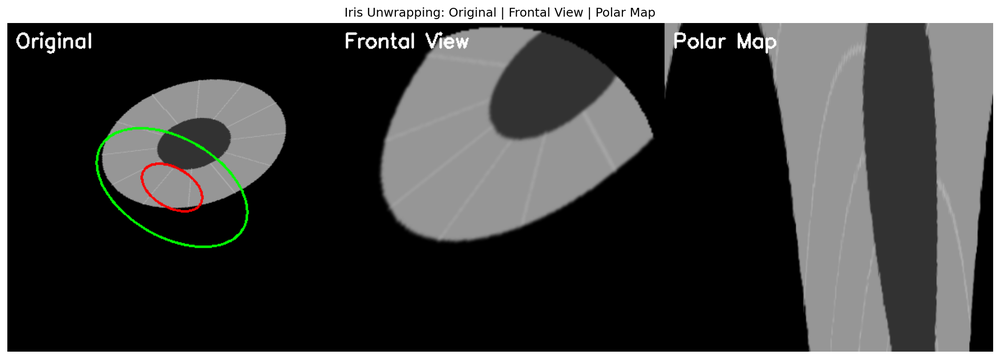
#> input picture iris_unwrapping_test.png, 1000 x 359 px, shrunk from 2044 x 733 before the run, given in place of eye1.mp4, which was not available
$ python compare_glint_methods.py
#> lines starting #> are read from the running program, lines starting #| are printed output that depends on the picture; after the words box and inside, x2 and y2 are one past the last pixel; in counts of white or black regions, pixels touching at a corner belong together; pictures that were not available may be replaced by others from this repository, and a replacement may not be noted
"""
Összehasonlítás: Eredeti vs Optimalizált Glint Removal
"""

import cv2
import numpy as np
import matplotlib.pyplot as plt
from pathlib import Path


def old_glint_removal(image, threshold=240):
    """Eredeti glint removal (egyszerű)"""
    _, glint_mask = cv2.threshold(image, threshold, 255, cv2.THRESH_BINARY)
    kernel = cv2.getStructuringElement(cv2.MORPH_ELLIPSE, (3, 3))
    glint_mask = cv2.dilate(glint_mask, kernel, iterations=1)
    result = cv2.inpaint(image, glint_mask, 3, cv2.INPAINT_TELEA)
    return result, glint_mask


def new_glint_removal(image, threshold=240, min_area=5, max_area=200, min_circularity=0.3):
    """Új optimalizált glint removal (szűrt)"""
    # Threshold
    _, glint_mask = cv2.threshold(image, threshold, 255, cv2.THRESH_BINARY)

    # Blob szűrés
    num_labels, labels, stats, centroids = cv2.connectedComponentsWithStats(
        glint_mask, connectivity=8)

    filtered_mask = np.zeros_like(glint_mask)

    for i in range(1, num_labels):
        area = stats[i, cv2.CC_STAT_AREA]

        if min_area <= area <= max_area:
            blob_mask = (labels == i).astype(np.uint8) * 255
            contours, _ = cv2.findContours(blob_mask, cv2.RETR_EXTERNAL,
                                           cv2.CHAIN_APPROX_SIMPLE)

            if contours:
                contour = contours[0]
                perimeter = cv2.arcLength(contour, True)

                if perimeter > 0:
                    circularity = 4 * np.pi * area / (perimeter * perimeter)

                    if circularity >= min_circularity:
                        filtered_mask[labels == i] = 255

    # Morfológia
    kernel = cv2.getStructuringElement(cv2.MORPH_ELLIPSE, (3, 3))
    filtered_mask = cv2.dilate(filtered_mask, kernel, iterations=1)

    # Inpainting
    result = cv2.inpaint(image, filtered_mask, 3, cv2.INPAINT_TELEA)

    return result, filtered_mask


def compare_methods():
    """Összehasonlítás több képkockán"""
    cap = cv2.VideoCapture('eye1.mp4')
    frame_numbers = [0, 10, 20, 30, 40]

    fig, axes = plt.subplots(len(frame_numbers), 6, figsize=(18, 3*len(frame_numbers)))
    fig.suptitle('Eredeti vs Optimalizált Glint Removal', fontsize=16, fontweight='bold')

    stats_old = []
    stats_new = []

    for idx, frame_num in enumerate(frame_numbers):
        cap.set(cv2.CAP_PROP_POS_FRAMES, frame_num)
        ret, frame = cap.read()

        if not ret:
            continue

        gray = cv2.cvtColor(frame, cv2.COLOR_BGR2GRAY)

        # Eredeti módszer
        old_result, old_mask = old_glint_removal(gray)
        old_diff = cv2.absdiff(gray, old_result)
        old_glint_pixels = np.sum(old_mask > 0)

        # Új módszer
        new_result, new_mask = new_glint_removal(gray)
        new_diff = cv2.absdiff(gray, new_result)
        new_glint_pixels = np.sum(new_mask > 0)

        stats_old.append(old_glint_pixels)
        stats_new.append(new_glint_pixels)

        # Vizualizáció
        axes[idx, 0].imshow(gray, cmap='gray')
        axes[idx, 0].set_title('Eredeti' if idx == 0 else '', fontweight='bold')
        axes[idx, 0].set_ylabel(f'Frame {frame_num}', fontsize=10, fontweight='bold')
        axes[idx, 0].axis('off')

        axes[idx, 1].imshow(old_mask, cmap='gray')
        axes[idx, 1].set_title('Régi Maszk' if idx == 0 else '', fontweight='bold')
        axes[idx, 1].axis('off')
        text = f'{old_glint_pixels}px'
        axes[idx, 1].text(0.5, 0.05, text, transform=axes[idx, 1].transAxes,
                         ha='center', color='yellow', fontsize=10, fontweight='bold',
                         bbox=dict(boxstyle='round', facecolor='black', alpha=0.7))

        axes[idx, 2].imshow(old_result, cmap='gray')
        axes[idx, 2].set_title('Régi Eredmény' if idx == 0 else '', fontweight='bold')
        axes[idx, 2].axis('off')

        axes[idx, 3].imshow(new_mask, cmap='gray')
        axes[idx, 3].set_title('ÚJ Maszk ✓' if idx == 0 else '', fontweight='bold', color='green')
        axes[idx, 3].axis('off')
        text = f'{new_glint_pixels}px'
        axes[idx, 3].text(0.5, 0.05, text, transform=axes[idx, 3].transAxes,
                         ha='center', color='lime', fontsize=10, fontweight='bold',
                         bbox=dict(boxstyle='round', facecolor='black', alpha=0.7))

        axes[idx, 4].imshow(new_result, cmap='gray')
        axes[idx, 4].set_title('ÚJ Eredmény ✓' if idx == 0 else '', fontweight='bold', color='green')
        axes[idx, 4].axis('off')

        # Összehasonlítás
        comparison = np.hstack([old_diff, new_diff])
        axes[idx, 5].imshow(comparison, cmap='hot')
        axes[idx, 5].set_title('Régi | ÚJ Diff' if idx == 0 else '', fontweight='bold')
        axes[idx, 5].axis('off')
        axes[idx, 5].axvline(x=200, color='cyan', linewidth=2, linestyle='--')

    cap.release()

    # Statisztika hozzáadása
    reduction = [(old - new) / old * 100 if old > 0 else 0
                 for old, new in zip(stats_old, stats_new)]
    avg_reduction = np.mean(reduction)

    fig.text(0.5, 0.02,
            f'Átlagos Maszk Pixel Csökkenés: {avg_reduction:.1f}% (false positive glint-ek kiszűrve)',
            ha='center', fontsize=12, fontweight='bold',
            bbox=dict(boxstyle='round', facecolor='lightgreen', alpha=0.8))

    plt.tight_layout(rect=[0, 0.03, 1, 0.98])
    output_path = Path('output/glint_comparison_old_vs_new.png')
    plt.savefig(output_path, dpi=150, bbox_inches='tight')
    print(f"\nÖsszehasonlítás mentve: {output_path}")

    return stats_old, stats_new


def print_statistics(stats_old, stats_new):
    """Statisztikák kiírása"""
    print("\n" + "="*60)
    print("GLINT REMOVAL ÖSSZEHASONLÍTÁS - STATISZTIKÁK")
    print("="*60)

    print("\nMaszk Pixelek (glint területek):")
    print(f"{'Frame':<10} {'Régi':<15} {'Új':<15} {'Változás':<15}")
    print("-" * 60)

    for i, (old, new) in enumerate(zip(stats_old, stats_new)):
        change = ((old - new) / old * 100) if old > 0 else 0
        print(f"{i*10:<10} {old:<15} {new:<15} {change:>6.1f}%")

    avg_old = np.mean(stats_old)
    avg_new = np.mean(stats_new)
    avg_change = ((avg_old - avg_new) / avg_old * 100) if avg_old > 0 else 0

    print("-" * 60)
    print(f"{'ÁTLAG':<10} {avg_old:<15.1f} {avg_new:<15.1f} {avg_change:>6.1f}%")

    print("\n✅ Előnyök:")
    print("  - Kevesebb false positive glint detektálás")
    print("  - Pontosabb maszkolás (circularity + terület szűrés)")
    print("  - Jobb pupilla perem megőrzés")
    print("  - Gyorsabb inpainting (kisebb terület)")

    print("\n" + "="*60)


def main():
    print("="*60)
    print("GLINT REMOVAL MÓDSZEREK ÖSSZEHASONLÍTÁSA")
    print("="*60)

    stats_old, stats_new = compare_methods()
#> the loop in compare_methods, `for idx, frame_num in enumerate(frame_numbers):` made 5 passes
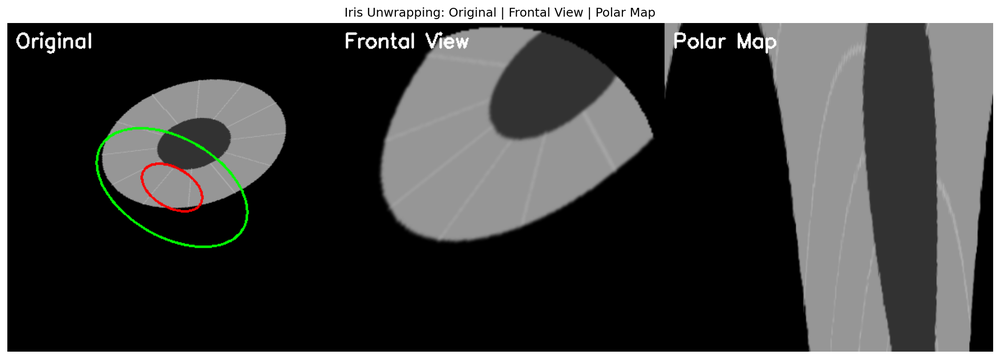
#> input picture iris_unwrapping_test.png, 1000 x 359 px, shrunk from 2044 x 733 before the run, given in place of eye1.mp4, which was not available
#> pass 1, in old_glint_removal, `_, glint_mask = cv2.threshold(image, threshold, 255, cv2.THRESH_BINARY)`:
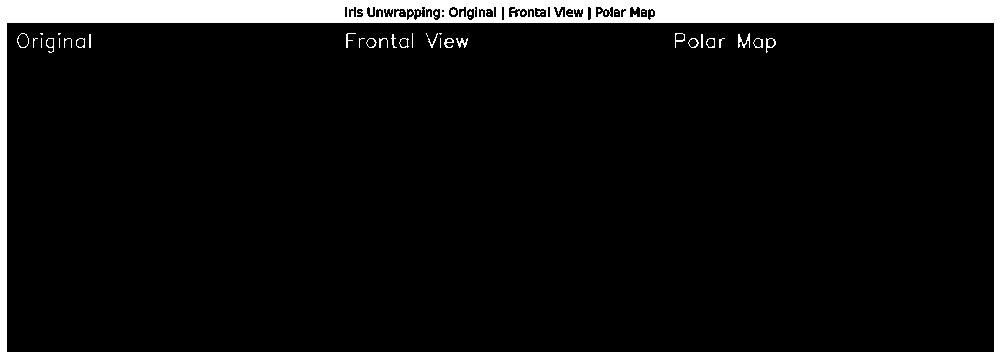
#> glint_mask: shape (359, 1000); 9.4% white; 53 white regions (30 under 20 px), largest, box (x1, y1, x2, y2) and area: (0, 0, 1000, 359) 32601, (738, 33, 750, 48) 78, (456, 38, 468, 48) 57
#> pass 1, in old_glint_removal, `glint_mask = cv2.dilate(glint_mask, kernel, iterations=1)`:
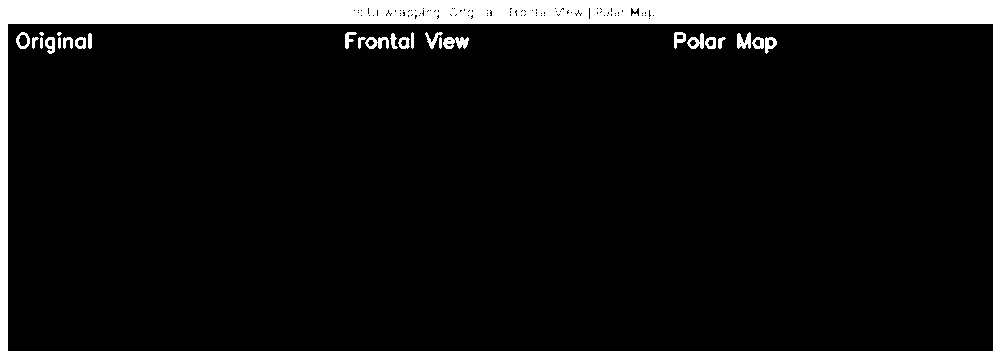
#> glint_mask: shape (359, 1000); 10.8% white; 27 white regions (2 under 20 px), largest, box (x1, y1, x2, y2) and area: (0, 0, 1000, 359) 36651, (443, 37, 469, 49) 212, (365, 37, 389, 49) 170
#> pass 1, in old_glint_removal, `result = cv2.inpaint(image, glint_mask, 3, cv2.INPAINT_TELEA)`:
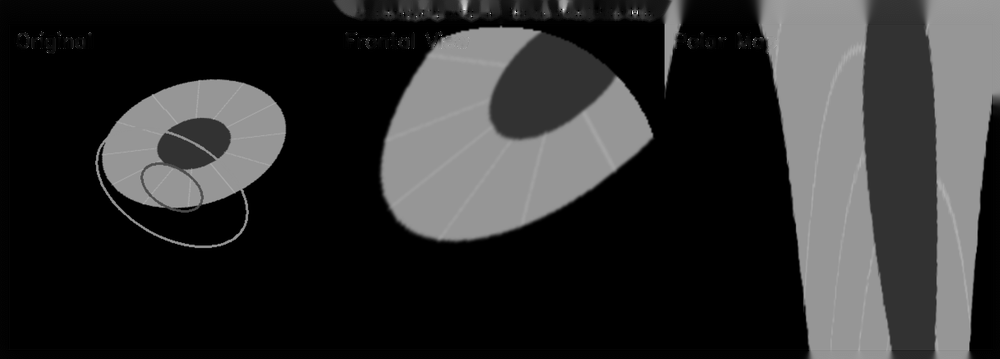
#> result: shape (359, 1000); min 0, max 240, mean 46.9
#> in compare_methods, frame is the input picture: shape (359, 1000, 3); mean B, G, R 68.1, 68.9, 68.4
#> after the loop in compare_methods, `for idx, frame_num in enumerate(frame_numbers):`: stats_new = [1360, 1360, 1360, 1360, 1360]; stats_old = [38872, 38872, 38872, 38872, 38872]
#> in compare_methods, `reduction = [(old - new) / old * 100 if old > 0 else 0 for old, new in..`: reduction = [96.5, 96.5, 96.5, 96.5, 96.5]
#> in compare_methods, `avg_reduction = np.mean(reduction)`: avg_reduction = 96.5
#> in compare_methods, `plt.savefig(output_path, dpi=150, bbox_inches='tight')`:
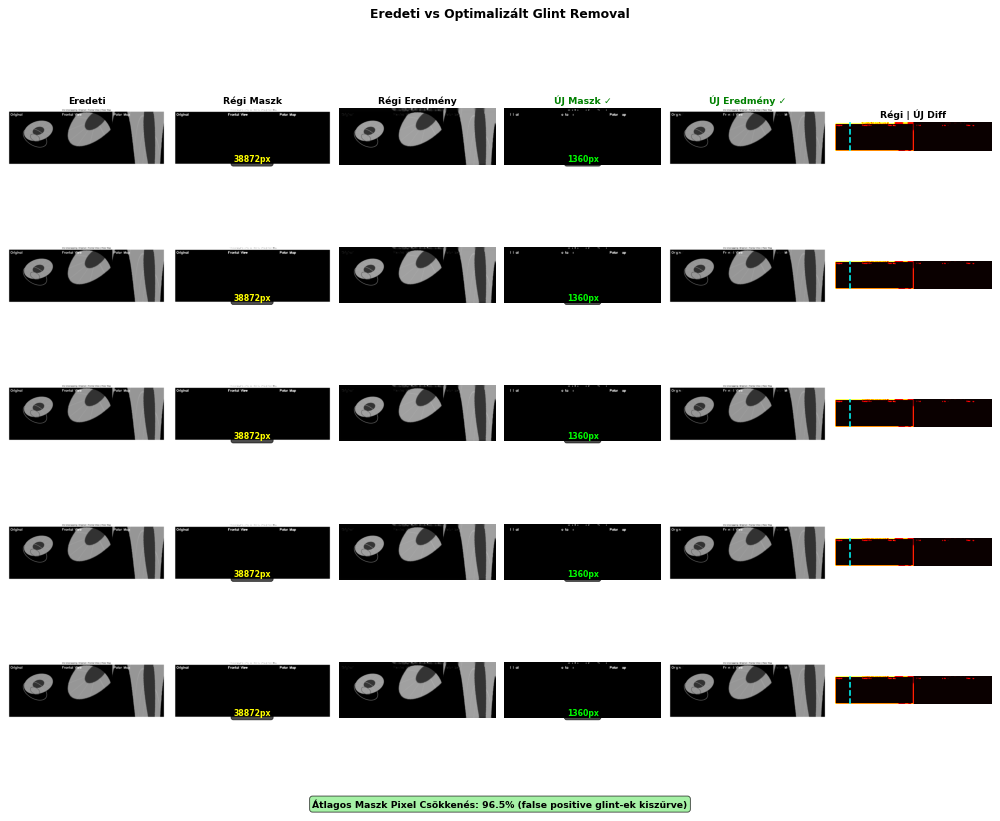
#> figure drawn by matplotlib, 30 panels
#> stats_old = [38872, 38872, 38872, 38872, 38872]; stats_new = [1360, 1360, 1360, 1360, 1360]
    print_statistics(stats_old, stats_new)
#> the loop in print_statistics, `for i, (old, new) in enumerate(zip(stats_old, stats_new)):` made 5 passes
#| 0          38872           1360              96.5%
#| 10         38872           1360              96.5%
#| 20         38872           1360              96.5%
#| 30         38872           1360              96.5%
#| 40         38872           1360              96.5%
#> in print_statistics, `avg_old = np.mean(stats_old)`: avg_old = 38872
#> in print_statistics, `avg_new = np.mean(stats_new)`: avg_new = 1360
#> in print_statistics, `avg_change = ((avg_old - avg_new) / avg_old * 100) if avg_old > 0 else 0`: avg_change = 96.5
#| ÁTLAG      38872.0         1360.0            96.5%

    plt.show()


if __name__ == "__main__":
    main()
